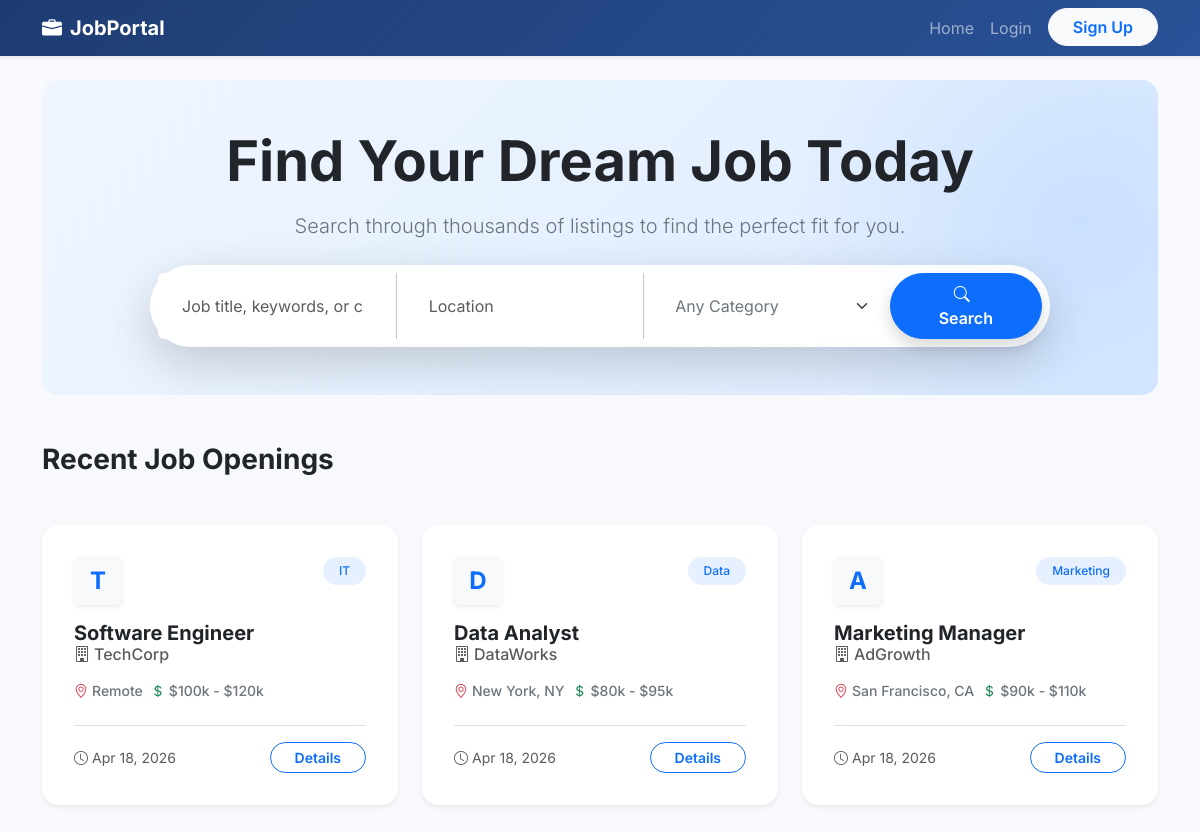
The page / on the database its author committed.
### models.py (models this page shows)
class JobListing(db.Model):
    id = db.Column(db.Integer, primary_key=True)
    title = db.Column(db.String(200), nullable=False)
    description = db.Column(db.Text, nullable=False)
    salary = db.Column(db.String(100), nullable=True)
    location = db.Column(db.String(200), nullable=True)
    category = db.Column(db.String(100), nullable=True)
    company = db.Column(db.String(150), nullable=False)
    date_posted = db.Column(db.DateTime, default=datetime.utcnow)
    employer_id = db.Column(db.Integer, db.ForeignKey('user.id'), nullable=False)
    applications = db.relationship('Application', backref='job', lazy=True, cascade="all, delete-orphan")

### app.py (the view)
@app.route('/')
def index():
    query = request.args.get('q')
    category = request.args.get('category')
    location = request.args.get('location')
    jobs_query = JobListing.query
    if query:
        jobs_query = jobs_query.filter(JobListing.title.ilike(f'%{query}%') | JobListing.company.ilike(f'%{query}%'))
    if category:
        jobs_query = jobs_query.filter(JobListing.category.ilike(f'%{category}%'))
    if location:
        jobs_query = jobs_query.filter(JobListing.location.ilike(f'%{location}%'))
    jobs = jobs_query.order_by(JobListing.date_posted.desc()).limit(20).all()
    return render_template('index.html', jobs=jobs, q=query, cat=category, loc=location)

### app.py (called while the page is built)
@app.context_processor
def inject_user():
    return dict(current_user=current_user)

### templates/index.html (shortened to what this page needs)
{% extends 'base.html' %}
{% block content %}
<div class="hero-section text-center py-5 mb-5 rounded-4 bg-light position-relative overflow-hidden">
    <div class="container position-relative z-1">
        <h1 class="display-4 fw-bold text-dark mb-3 animate-up">Find Your Dream Job Today</h1>
        <p class="lead text-secondary mb-4 animate-up delay-1">Search through thousands of listings to find the perfect fit for you.</p>
        <div class="card shadow-lg border-0 rounded-pill p-2 mx-auto search-card animate-up delay-2">
            <form action="{{ url_for('index') }}" method="GET" class="d-flex w-100 flex-column flex-md-row">
                <input type="text" name="q" class="form-control border-0 px-4" placeholder="Job title, keywords, or company" value="{{ q or '' }}">
                <input type="text" name="location" class="form-control border-0 px-4" placeholder="Location" value="{{ loc or '' }}">
                <select name="category" class="form-select border-0 px-4 text-secondary">
                    <option value="">Any Category</option>
                </select>
                <button type="submit" class="btn btn-primary rounded-pill px-5 py-2 ms-md-2 fw-semibold mt-2 mt-md-0 shadow"><i class="bi bi-search me-2"></i>Search</button>
            </form>
        </div>
    </div>
</div>
<div class="row mb-4">
    <div class="col">
        <h3 class="fw-bold text-dark mb-4">Recent Job Openings</h3>
    </div>
</div>
<div class="row g-4">
    {% for job in jobs %}
    <div class="col-md-6 col-lg-4 d-flex align-items-stretch">
        <div class="card job-card shadow-sm border-0 rounded-4 w-100 h-100 p-3 transition-hover">
            <div class="card-body d-flex flex-column">
                <div class="d-flex justify-content-between align-items-start mb-3">
                    <div class="company-logo bg-light rounded shadow-sm d-flex justify-content-center align-items-center text-primary fw-bold fs-4">
                        {{ job.company[0]|upper }}
                    </div>
                    <span class="badge bg-soft-primary text-primary rounded-pill px-3 py-2 fw-medium">{{ job.category or 'General' }}</span>
                </div>
                <h5 class="card-title fw-bold text-dark mb-1">{{ job.title }}</h5>
                <h6 class="card-subtitle text-muted mb-3"><i class="bi bi-building me-1"></i>{{ job.company }}</h6>
                <div class="d-flex flex-wrap gap-2 mb-4 text-secondary small fw-medium mt-auto">
                    <span><i class="bi bi-geo-alt text-danger me-1"></i>{{ job.location or 'Remote' }}</span>
                    <span><i class="bi bi-currency-dollar text-success me-1"></i>{{ job.salary or 'Not specified' }}</span>
                </div>
                <div class="d-flex justify-content-between align-items-center mt-auto border-top pt-3">
                    <small class="text-muted"><i class="bi bi-clock me-1"></i>{{ job.date_posted.strftime('%b %d, %Y') }}</small>
                    <a href="{{ url_for('job_detail', job_id=job.id) }}" class="btn btn-outline-primary rounded-pill btn-sm fw-semibold px-4">Details</a>
                </div>
            </div>
        </div>
    </div>
    {% endfor %}
</div>
{% endblock %}

### templates/base.html (shortened to what this page needs)
<!DOCTYPE html>
<html lang="en">
<head>
    <link href="https://cdn.jsdelivr.net/npm/bootstrap@5.3.0/dist/css/bootstrap.min.css" rel="stylesheet">
    <link rel="stylesheet" href="https://cdn.jsdelivr.net/npm/bootstrap-icons@1.10.5/font/bootstrap-icons.css">
    <link rel="stylesheet" href="{{ url_for('static', filename='style.css') }}">
</head>
<body>
<nav class="navbar navbar-expand-lg navbar-dark bg-primary shadow-sm glass-nav">
  <div class="container">
    <a class="navbar-brand fw-bold" href="{{ url_for('index') }}"><i class="bi bi-briefcase-fill me-2"></i>JobPortal</a>
    <div class="collapse navbar-collapse" id="navbarNav">
      <ul class="navbar-nav ms-auto">
        <li class="nav-item">
          <a class="nav-link" href="{{ url_for('index') }}">Home</a>
        </li>
        {% if current_user.is_authenticated %}
            <li class="nav-item">
                {% if current_user.role == 'employer' %}
                    <a class="nav-link" href="{{ url_for('employer_dashboard') }}">Dashboard</a>
                {% elif current_user.role == 'admin' %}
                    <a class="nav-link" href="{{ url_for('admin_dashboard') }}">Admin Panel</a>
                {% else %}
                    <a class="nav-link" href="{{ url_for('seeker_dashboard') }}">My Applications</a>
                {% endif %}
            </li>
            <li class="nav-item dropdown">
              <a class="nav-link dropdown-toggle d-flex align-items-center" href="#" id="userDropdown" role="button" data-bs-toggle="dropdown">
                 <div class="avatar-circle me-1">{{ current_user.username[0]|upper }}</div> {{ current_user.username }}
              </a>
              <ul class="dropdown-menu dropdown-menu-end shadow-sm border-0">
                <li><a class="dropdown-item" href="{{ url_for('logout') }}"><i class="bi bi-box-arrow-right me-2"></i>Logout</a></li>
              </ul>
            </li>
        {% else %}
            <li class="nav-item">
              <a class="nav-link" href="{{ url_for('login') }}">Login</a>
            </li>
            <li class="nav-item">
              <a class="btn btn-light text-primary fw-semibold ms-2 px-4 rounded-pill" href="{{ url_for('register') }}">Sign Up</a>
            </li>
        {% endif %}
      </ul>
    </div>
  </div>
</nav>
<div class="container mt-4 mb-5 pb-5">
    {% block content %}{% endblock %}
</div>
</body>
</html>

### static/style.css (style rules this page uses)
body { font-family: 'Inter', sans-serif; background-color: #f8f9fc; color: #333; }
.glass-nav { background: linear-gradient(135deg, #1e3c72 0%, #2a5298 100%) !important; }
.animate-up { animation: fadeInUp 0.8s ease backwards; }
.delay-1 { animation-delay: 0.1s; }
.delay-2 { animation-delay: 0.2s; }
.transition-hover { transition: all 0.3s ease; }
.hero-section { background: linear-gradient(135deg, rgb(240, 246, 255) 0%, rgb(220, 235, 255) 100%); overflow: hidden; }
.hero-section::before { content: ""; position: absolute; top: -50%; right: -20%; width: 600px; height: 600px; border-radius: 50%; background: radial-gradient(circle, rgba(13,110,253,0.1) 0%, rgba(255,255,255,0) 70%); }
.search-card { background-color: rgba(255, 255, 255, 0.95); backdrop-filter: blur(10px); max-width: 900px; }
.company-logo { width: 48px; height: 48px; }
.bg-soft-primary { background-color: rgba(13, 110, 253, 0.1); }

### rows shown on the page
JobListing: company "T", category "IT", title "Software Engineer", company "TechCorp", location "Remote", salary "$100k - $120k", date_posted "Apr 18, 2026"
JobListing: company "D", category "Data", title "Data Analyst", company "DataWorks", location "New York, NY", salary "$80k - $95k", date_posted "Apr 18, 2026"
JobListing: company "A", category "Marketing", title "Marketing Manager", company "AdGrowth", location "San Francisco, CA", salary "$90k - $110k", date_posted "Apr 18, 2026"
